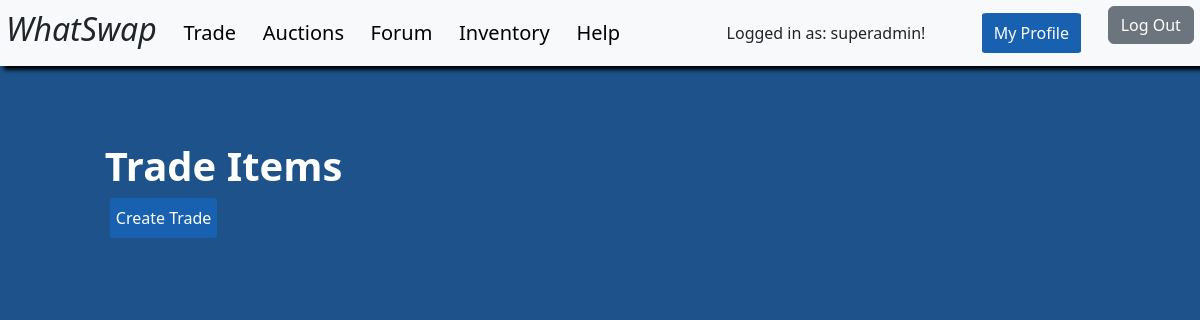
The page /trades/ (signed in) on the database as committed earlier.
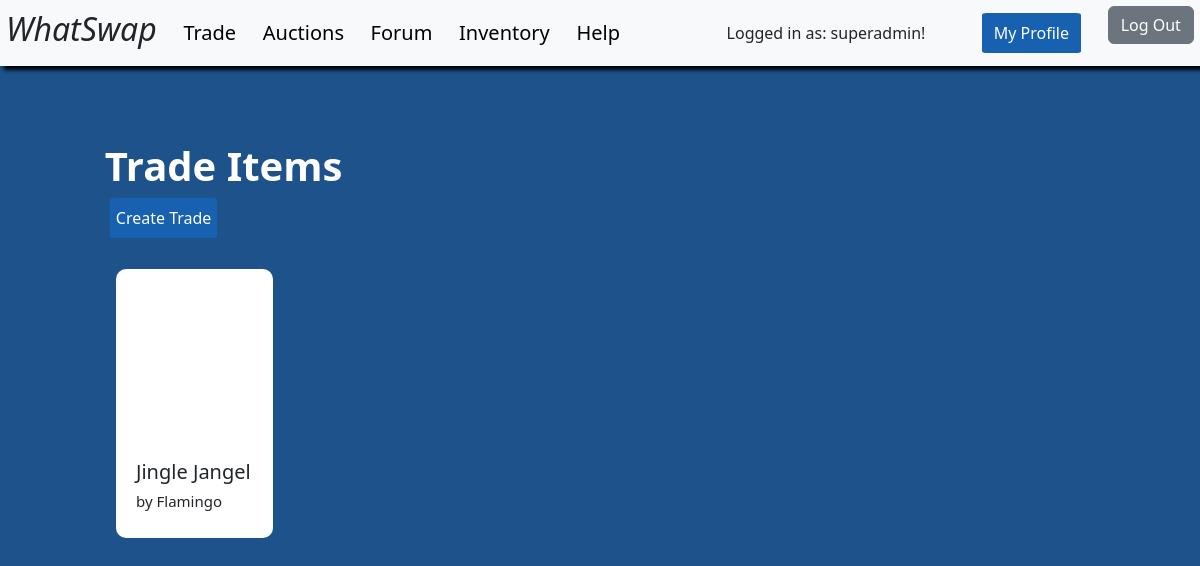
The same page on the database as committed later.
### main/models.py (models this page shows, shortened)
class Offer(models.Model):
    offer_title = models.CharField(max_length = 100)
    offer_desc = models.TextField(max_length = 500)
    offer_item = models.ForeignKey(Item, on_delete=models.CASCADE, null = True)
    offer_image_url = models.CharField(max_length= 500, default="https://www.google.com/url?sa=i&url=https%3A%2F%2Fthenounproject.com%2Fbrowse%2Ficons%2Fterm%2Fimage-default%2F&psig=AOvVaw0AmbHrPZZfAhJINI2MKJQP&ust=1730758995426000&source=images&cd=vfe&opi=89978449&ved=0CBEQjRxqFwoTCPDKxOqZwYkDFQAAAAAdAAAAABAI")
    date_offered = models.DateTimeField(default = tz.now)
    is_directed = models.BooleanField(default = False)
    directed_offer_id = models.ForeignKey('self', on_delete=models.CASCADE, null = True, blank = True)
    class OfferStatus(models.TextChoices):
        CLOSED = 'CLOSED'
        PENDING = 'PENDING'
        STANDBY = 'STANDBY'
    offer_status = models.CharField(
        max_length = 20,
        choices = OfferStatus.choices,
        default = OfferStatus.STANDBY,
    )

class Item(models.Model):
    owner = models.ForeignKey(User, on_delete=models.CASCADE,null=True, blank = True)
    item_name = models.CharField(max_length=100)
    item_desc = models.TextField(max_length=1000)
    image_url = models.CharField(max_length=4092,null=True, blank = True)
    created_at = models.DateTimeField(auto_now_add=True)

### main/views.py (the view)
# urls.py: path('trades/', views.trade_browse, name='trade_browse'),
def trade_browse(request):
    offers = Offer.objects.filter(is_directed = False)
    return render(request,"trading/browse.html",{'offers' : offers})

### templates/trading/browse.html (shortened to what this page needs)
<head>
    <link href="https://cdn.jsdelivr.net/npm/bootstrap@5.3.3/dist/css/bootstrap.min.css" rel="stylesheet">
</head>
<body style="background-color: #1d528b;">
    {% include "common/navbar.html"%}
    <div class="pagecontent-div">
        <h1 class="pageheader"><b>Trade Items</b></h1>
        {% if user.is_authenticated %}
                <button class="btn-primary"><a href = "select_item/" style="text-decoration: none; color: white">Create Trade</a></button>
        {% endif %}
        <div class="itemcontainer">
            {% for offer in offers %}
                {% include "trading/trade_item.html" %}
            {% endfor %}
        </div>
    </div>
</body>

### templates/trading/trade_item.html (shortened to what this page needs)
<!DOCTYPE html>
<html>
    <head>
    </head>
    <body style="background-color: #1d528b;">
        <ul>
            <div class="itemcard" onclick="window.location.href = '/trades/trade_info/{{offer.pk}}'">
                <div style="background-image: url('{{item.image_url}}'), url('https://www.svgrepo.com/show/451667/image-missing.svg');background-size:cover; width: 150px; height: 150px; margin: auto; border-radius: 10px">
                <br>
                </div>
                <h5>{{offer.offer_title}}</h5>
                <h6 class="itemcard-desc">by {{offer.offer_item.owner.username}}</h6>
            </div>
        </ul>
    </body>
</html>

Rows that differ between the two databases and show on the page:
added Offer: offer_title "Jingle Jangel", offer_item.owner.username "Flamingo"
